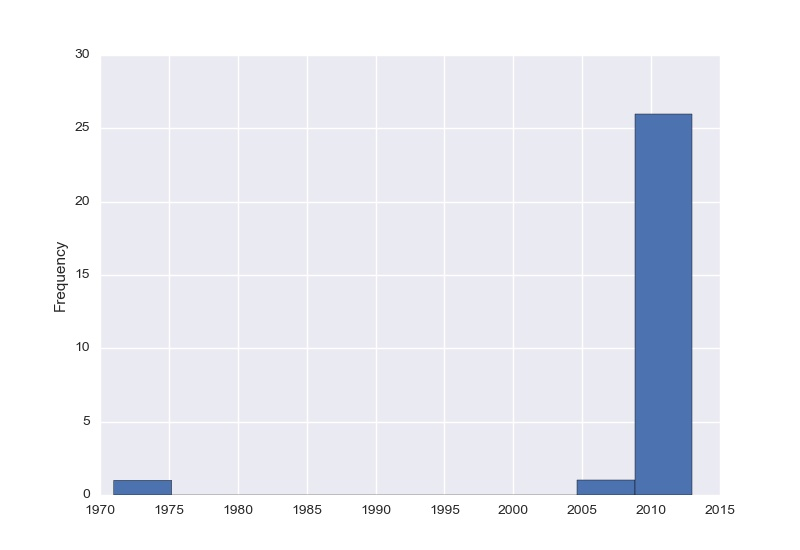

Write Python code to recreate this figure.
"""
Simple example of how to plot metrics using Pandas
"""
import pandas as pd
import ads.sandbox as ads
import matplotlib.pyplot as plt
import seaborn

q = ads.SearchQuery(q='star')
q.execute()
df = pd.DataFrame.from_dict(q.response.json['response']['docs'])
print(df)

df['year'] = pd.to_numeric(df['year'], errors='ignore')
df['year'].plot.hist()
plt.savefig('example.jpg')
